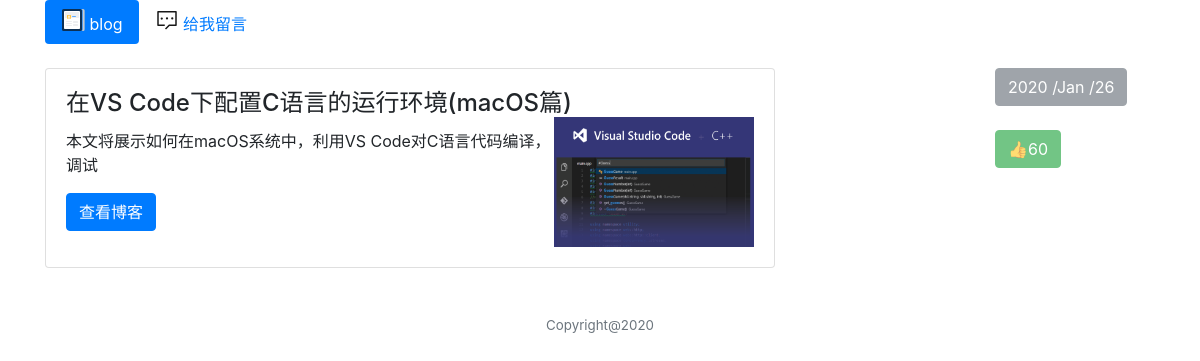
Before: /main/ with the older database file.
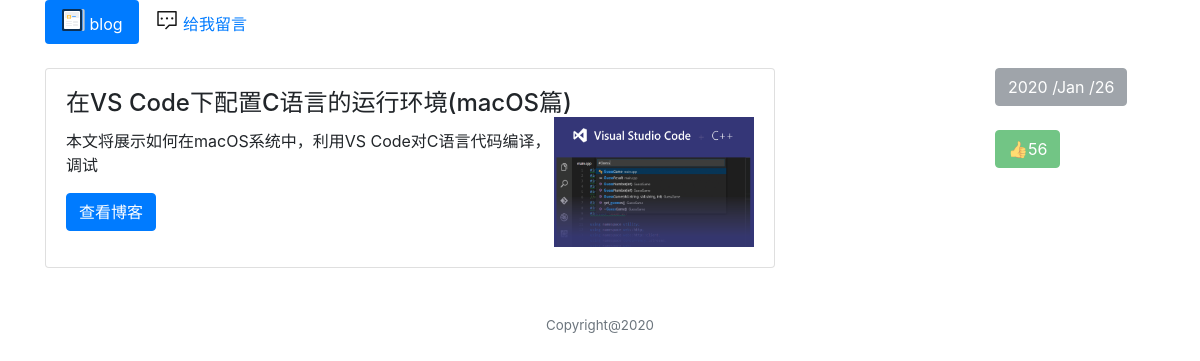
After: the same page with the newer database file.
### blog/models.py (models this page shows, shortened)
class Post(models.Model):
    title = models.CharField(max_length=30)
    post_type = models.CharField(max_length=10)
    brief = models.TextField()
    text = models.TextField()
    url = models.CharField(max_length=20)
    date = models.DateTimeField(timezone.now())
    like = models.IntegerField(default=0)
    cover = models.CharField(max_length=30)

### blog/views.py (the view)
# urls.py: path('main/', main),
def main(request):
    state = 'blog'
    blogs = Post.objects.all()
    return render(request,'index.html',locals())

### templates/index.html (shortened to what this page needs)
{% extends 'base.html' %}
{% block content %}
{% load static %}
<div class = 'container'>
    <br>
    {% for blog in blogs %}
    <div class = 'row'>
        <div class = 'col-lg-8 d-none d-md-block'>
            <div class="card">
                <div class="card-body">
                <h4 class="card-title">{{blog.title}}
                <img src = "{% static blog.cover %}" width=200 height=130 class="float-right">
                </h4>
                <p class="card-text">{{blog.brief}}</p>
                <form action='/posts/{{blog.url}}'>
                <button class = 'btn btn-primary' type = 'submit' value = '查看博客'>查看博客</button>
                </form>
                </div>
            </div>
            <br>
        </div>
        <div class = 'col-lg-2 offset-lg-2'>
        <button type="button" class="btn btn-secondary" disabled>
            {{ blog.date | date:"Y /M /d"}}
        </button>
        <br><br>
        <button type="button" class="btn btn-success" disabled>
            👍{{ blog.like}}
        </button>
        </div>
    </div>
    {% endfor %}
</div>
{% endblock %}

### templates/base.html (shortened to what this page needs)
<!DOCTYPE html>
<html>
    <head>
        {% load bootstrap4 %}
        {% bootstrap_css %}
        {% load static %}
    </head>
    <header>
    <div class = 'container'>
    <ul class="nav nav-pills">
        <li class = 'nav-item'>
            {% if state == 'blog' %}
            <a class='nav-link active' href='/main'>
            {% else %}
            <a class='nav-link' href='/main'>
            {% endif %}
            <svg class="icon" aria-hidden="true">
            <use xlink:href="#icon-boke"></use>
            </svg>
            blog
            </a>
        </li>
        <li class = 'nav-item'>
            {% if state == 'contact' %}
            <a class='nav-link active' href='/contact'>
            {% else %}
            <a class='nav-link' href='/contact'>
            {% endif %}
            <svg class="icon" aria-hidden="true">
            <use xlink:href="#icon-icon-test" style='background-color:#000000;'></use>
            </svg>
            给我留言
            </a>
        </li>
    </ul>
    </div>
    </header>
    {% block content %} {% endblock %}
    <footer class="text-center text-muted py-4">
        <div class="container">
            <p style='font-size:10pt;'>Copyright@2020</p>
        </div>
    </footer>
</html>

### templates/base.html (style rules this page uses)
.icon { width: 1.5em; height: 1.5em; vertical-align: -0.15em; fill: #000000; overflow: hidden; }

Changed rows visible on the page:
changed Post "在VS Code下配置C语言的运行环境(macOS篇)": like "60" → "56"
